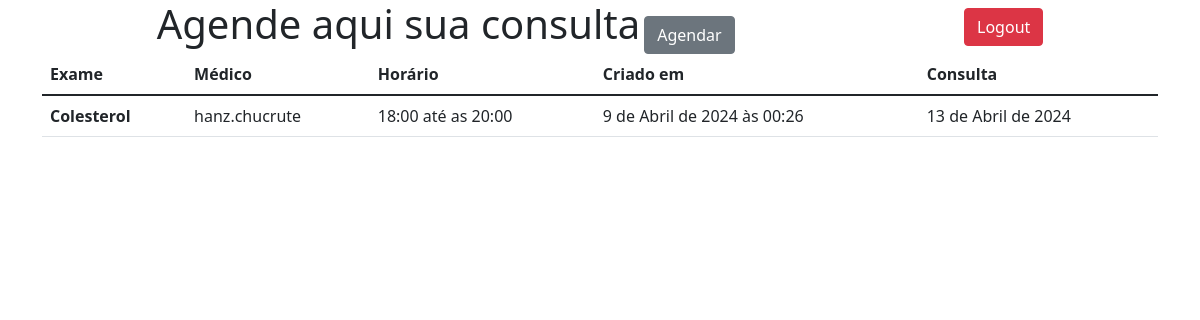
Page /agenda/ (signed in) on the earlier database version.
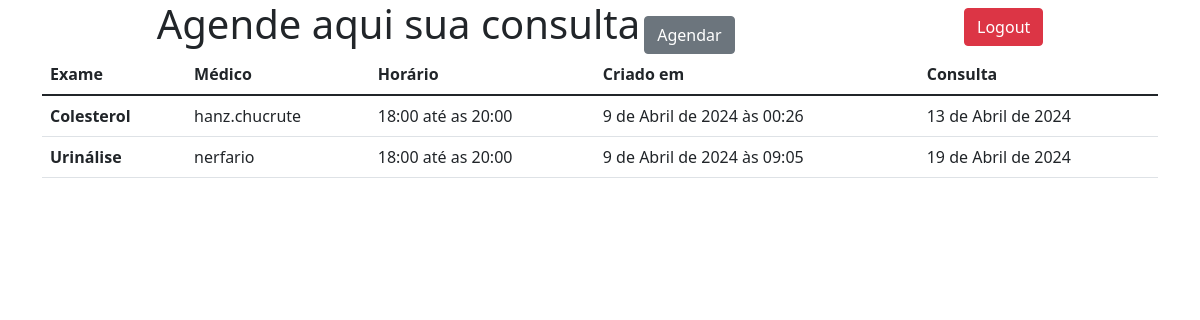
Same page on the later database version.
### home/models.py (models this page shows, shortened)
class Agenda(models.Model):
    exame = models.CharField(max_length=60,null=False)
    medico = models.CharField(max_length=60,null=False)
    horario = models.CharField(max_length=60,null=False)
    marcaData = models.DateTimeField(auto_now_add=True,null=False,blank=False)
    consulData = models.DateField(null=False)
    user = models.ForeignKey(User, on_delete=models.CASCADE)

### home/views.py (the view)
# urls.py: path('agenda/', AgendaListView.as_view(), name='agenda'),
class AgendaListView(LoginRequiredMixin,ListView):
    model = Agenda
    def get_queryset(self):
        return Agenda.objects.filter(user=self.request.user)

### home/templates/home/agenda_list.html (shortened to what this page needs)
<!doctype html>
<html lang="pt-br">
  <head>
    <link href="https://cdn.jsdelivr.net/npm/bootstrap@5.1.3/dist/css/bootstrap.min.css" rel="stylesheet">
  </head>
  <body>
    <div class="container d-flex flex-row justify-content-between align-items-center">
      <span class="container w-auto h-auto">
      <h1 class="d-inline">Agende aqui sua consulta</h1>
      <a class="btn btn-secondary" href="{% url 'consultas' %}">Agendar</a>
      </span>
      <span class="container w-auto h-auto">
       <a class="btn btn-danger" href="{% url 'loginout' %}">Logout</a>
      </span>
    </div>
    <div class="container">
      {% if agenda_list %}
        <table class="table">
          <thead>
            <tr>
              <th scope="col">Exame</th>
              <th scope="col">Médico</th>
              <th scope="col">Horário</th>
              <th scope="col">Criado em</th>
              <th scope="col">Consulta</th>
            </tr>
          </thead>
          <tbody>
            {% for cons in agenda_list %}
              <tr>
                <th scope="row">{{cons.exame}}</th>
                <td>{{cons.medico}}</td>
                <td>{{cons.horario}}</td>
                <td>{{cons.marcaData}}</td>
                <td>{{cons.consulData}}</td>
              </tr>
            {% endfor %}
          </tbody>
        </table>
      {% else %}
        <p>Não há Exames cadastrados</p>
      {% endif %}
    </div>
  </body>
</html>

Differences in the rows shown:
added Agenda: exame "Urinálise", medico "nerfario", horario "18:00 até as 20:00", marcaData "9 de Abril de 2024 às 09:05", consulData "19 de Abril de 2024"
